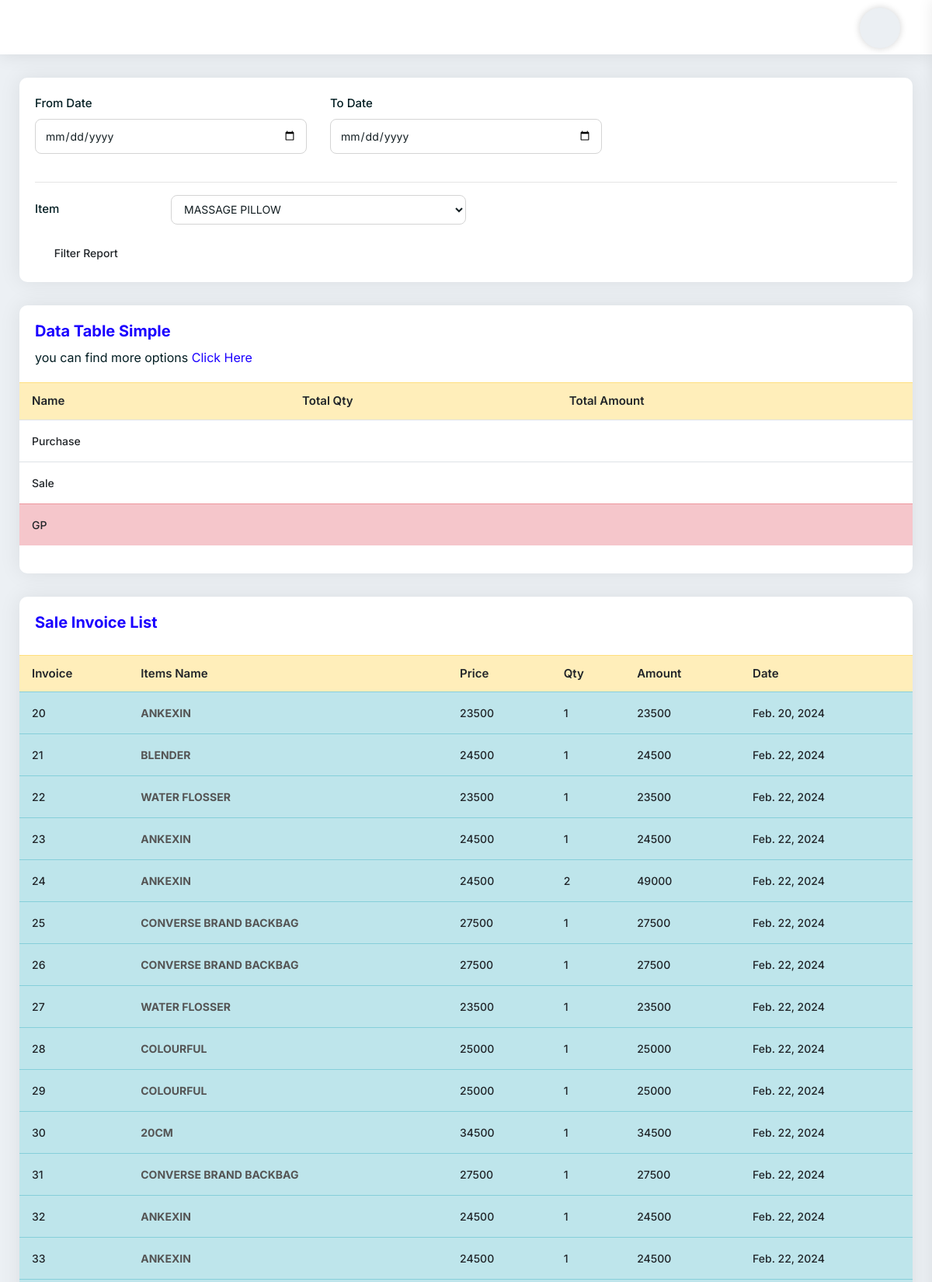
Page /GPView (upper part) on the committed database.
### myapp/models.py (models this page shows, shortened)
class CartProduct(models.Model):
    cart = models.ForeignKey(Cart, on_delete=models.CASCADE)
    product = models.ForeignKey(Items, on_delete=models.CASCADE)
    color = models.CharField(max_length=255,null=True, blank=True)
    size = models.CharField(max_length=255,null=True, blank=True)
    rate = models.PositiveIntegerField()
    quantity = models.PositiveIntegerField()
    subtotal = models.PositiveIntegerField()
    remain_balance = models.IntegerField()
    created_at = models.DateField(auto_now_add=True)

class Cart(models.Model):
    staff = models.ForeignKey(User, on_delete=models.SET_NULL, null=True, blank=True)
    total = models.PositiveIntegerField(default=0)
    tax = models.PositiveIntegerField(default=0)
    super_total = models.PositiveIntegerField(default=0)
    created_at = models.DateTimeField(auto_now_add=True)
    def __str__(self):
        return str(self.id)

class Items(models.Model):
    item_name = models.CharField(max_length=225)
    category = models.CharField(max_length=225)
    pruchase_price = models.FloatField(default=0.00)
    sell_price = models.FloatField(default=0.00)
    balance_qty = models.IntegerField(default=0)
    barcode_id = models.CharField(max_length=225,blank=True, null=True)
    photo = models.ImageField(upload_to='', blank=True, null=True)
    photo2 = models.ImageField(upload_to='', blank=True, null=True)
    photo3 = models.ImageField(upload_to='', blank=True, null=True)
    photo4 = models.ImageField(upload_to='', blank=True, null=True)
    itm_description = models.CharField(max_length=225,blank=True, null=True)
    def __str__(self):
        return self.item_name

### myapp/views.py (the view, shortened to what this page needs)
# urls.py: path('GPView', GPView.as_view(), name='GPView'),
class GPView(View):
    def get(self,request):
        cart_product = CartProduct.objects.all()
        purchase_item = PurchaseList.objects.all()
        item = Items.objects.all()
        context = {
            'item':item,
            'cart_product':cart_product,
            'purchase_item':purchase_item,
        }
        return render(request, 'gp_report.html', context)

### templates/gp_report.html (shortened to what this page needs)
{% extends 'base.html' %}
{% block content %}
<div class="pd-20 card-box mb-30">
    <form action="{% url 'myapp:GPView' %}" method="post">{% csrf_token %}
        <div class="row">
            <div class="col-md-4 col-sm-12">
                <div class="form-group">
                    <label>From Date</label>
                    <input type="date" name="fromdate" class="form-control">
                </div>
            </div>
            <div class="col-md-4 col-sm-12">
                <div class="form-group">
                    <label>To Date</label>
                    <input type="date" name="todate" class="form-control">
                </div>
            </div>
        </div>
        <hr>
        <div class="form-group row">
            <label class="col-sm-12 col-md-2 col-form-label">Item</label>
            <select
                    class="custom-select2 form-control col-sm-12 col-md-4"
                    name="item_name"
                    style="width: 50%; height: 38px"
            >
                {% for i in item %}
                <option value="{{i.id}}">{{i.item_name}}</option>
                {% endfor %}
            </select>
        </div>
        <button
                type="submit"
                class="btn btn-sm"
                data-bgcolor="#00b489"
                data-color="#ffffff"
        >
            <i class="icon-copy dw dw-filter-1"></i>Filter Report
        </button>
    </form>
</div>
<div class="card-box mb-30">
    <div class="pd-20">
        <h4 class="text-blue h4">Data Table Simple</h4>
        <p class="mb-0">
            you can find more options
            <a
                    class="text-primary"
                    href="https://datatables.net/"
                    target="_blank"
            >Click Here</a
            >
        </p>
    </div>
    <div class="pb-20">
        <table class="data-table table stripe hover nowrap">
            <thead>
            <tr class="table-warning">
                <th class="table-plus datatable-nosort">Name</th>
                <th>Total Qty</th>
                <th>Total Amount</th>
            </tr>
            </thead>
            <tbody>
            <tr>
                <td class="table-plus">Purchase</td>
                <td>{{pur_qty_total}}</td>
                <td>{{pur_price_total}}</td>
            </tr>
            <tr>
                <td class="table-plus">Sale</td>
                <td>{{total_qty}}</td>
                <td>{{total_subtotal}}</td>
            </tr>
            </tbody>
            <tfoot>
            <tr class="table-danger">
                <td>GP</td>
                <td>{{gp_balance}}</td>
                <td>{{gp_profit}}</td>
            </tr>
            </tfoot>
        </table>
    </div>
</div>
<div class="card-box mb-30">
    <div class="pd-20">
        <h4 class="text-blue h4">Sale Invoice List</h4>
    </div>
    <div class="pb-20">
        <table
                class="table hover data-table-export nowrap"
        >
            <thead>
            <tr class="table-warning">
                <th class="table-plus datatable-nosort">Invoice</th>
                <th>Items Name</th>
                <th>Price</th>
                <th>Qty</th>
                <th>Amount</th>
                <th>Date</th>
            </tr>
            </thead>
            <tbody>
            {% for p in cart_product %}
            <tr class="table-info">
                <td class="table-plus">{{p.cart}}</td>
                <td><a href="#"><strong>{{p.product}}</strong></a></td>
                <td>{{p.rate}}</td>
                <td>{{p.quantity}}</td>
                <td>{{p.subtotal}}</td>
                <td>{{p.created_at}}</td>
            </tr>
            {% endfor %}
            </tbody>
        </table>
    </div>
</div>
{% endblock content %}

### rows in the picture
CartProduct: cart "20", product "ANKEXIN", rate "23500", quantity "1", subtotal "23500", created_at "Feb. 20, 2024"
CartProduct: cart "21", product "BLENDER", rate "24500", quantity "1", subtotal "24500", created_at "Feb. 22, 2024"
CartProduct: cart "22", product "WATER FLOSSER", rate "23500", quantity "1", subtotal "23500", created_at "Feb. 22, 2024"
CartProduct: cart "23", product "ANKEXIN", rate "24500", quantity "1", subtotal "24500", created_at "Feb. 22, 2024"
CartProduct: cart "24", product "ANKEXIN", rate "24500", quantity "2", subtotal "49000", created_at "Feb. 22, 2024"
CartProduct: cart "25", product "CONVERSE BRAND BACKBAG", rate "27500", quantity "1", subtotal "27500", created_at "Feb. 22, 2024"
CartProduct: cart "26", product "CONVERSE BRAND BACKBAG", rate "27500", quantity "1", subtotal "27500", created_at "Feb. 22, 2024"
CartProduct: cart "27", product "WATER FLOSSER", rate "23500", quantity "1", subtotal "23500", created_at "Feb. 22, 2024"
CartProduct: cart "28", product "COLOURFUL", rate "25000", quantity "1", subtotal "25000", created_at "Feb. 22, 2024"
CartProduct: cart "29", product "COLOURFUL", rate "25000", quantity "1", subtotal "25000", created_at "Feb. 22, 2024"
CartProduct: cart "30", product "20CM", rate "34500", quantity "1", subtotal "34500", created_at "Feb. 22, 2024"
CartProduct: cart "31", product "CONVERSE BRAND BACKBAG", rate "27500", quantity "1", subtotal "27500", created_at "Feb. 22, 2024"
CartProduct: cart "32", product "ANKEXIN", rate "24500", quantity "1", subtotal "24500", created_at "Feb. 22, 2024"
CartProduct: cart "33", product "ANKEXIN", rate "24500", quantity "1", subtotal "24500", created_at "Feb. 22, 2024"

### other values in the picture
form field item_name "MASSAGE PILLOW"
